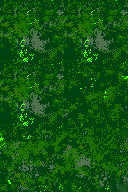

This game map was drawn from its Tiled (.tmx) file and the tilesets committed beside it. A one-line description and the full map source follow:
An orthogonal 2x3 tile map with 64x64 px tiles, 1 tile layer (Tile Layer 1).

<map version="1.0" tiledversion="1.1.2" orientation="orthogonal" renderorder="right-down" width="2" height="3" tilewidth="64" tileheight="64" infinite="0" nextobjectid="1">
 <tileset firstgid="1" source="Park.tsx" />
 <layer name="Tile Layer 1" width="2" height="3">
  <data encoding="csv">
1,1,
1,9,
10,11
</data>
 </layer>
</map>
